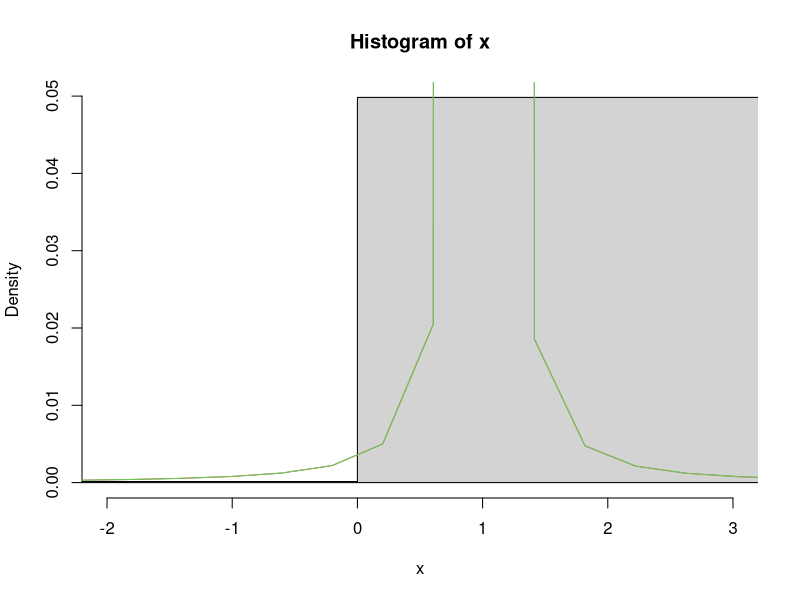
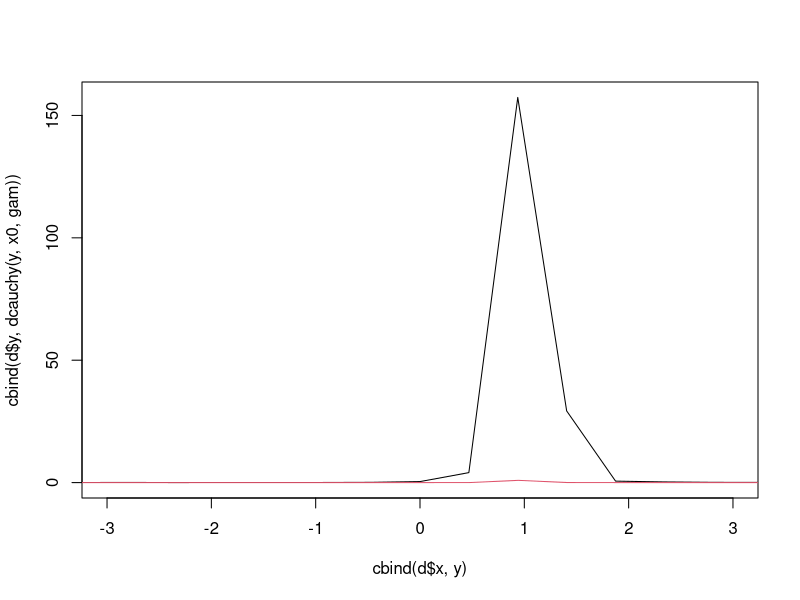

Recreate these plots in R, in order.
#Extra 9

u = runif(10000)
x0 = 1
gam = 0.01
x = x0 + gam*tan(pi*(u-0.5))
hist(x,100,freq=F, xlim = c(-2, 3), breaks = 10)
x = sort(x)
y = seq(-20,20,length=100)
lines(y,1/(pi*gam*(1+(y-x0)^2/gam^2)),col=2)
lines(y,dcauchy(y,x0,gam),col=3)
d = density(x)
y = seq(min(x),max(x),length=length(d$x))
matplot(cbind(d$x,y),cbind(d$y,dcauchy(y,x0,gam)),type="l",lty=1,col=1:2,xlim=c(-3,3))

